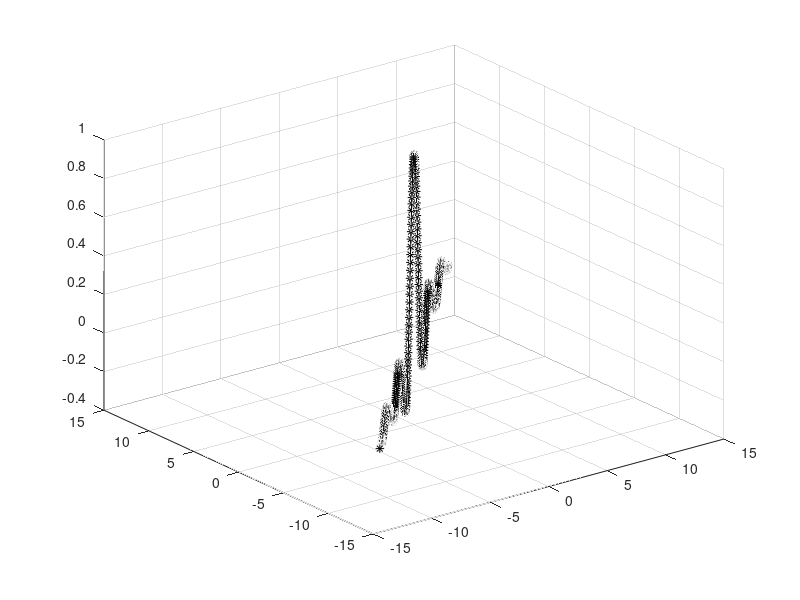
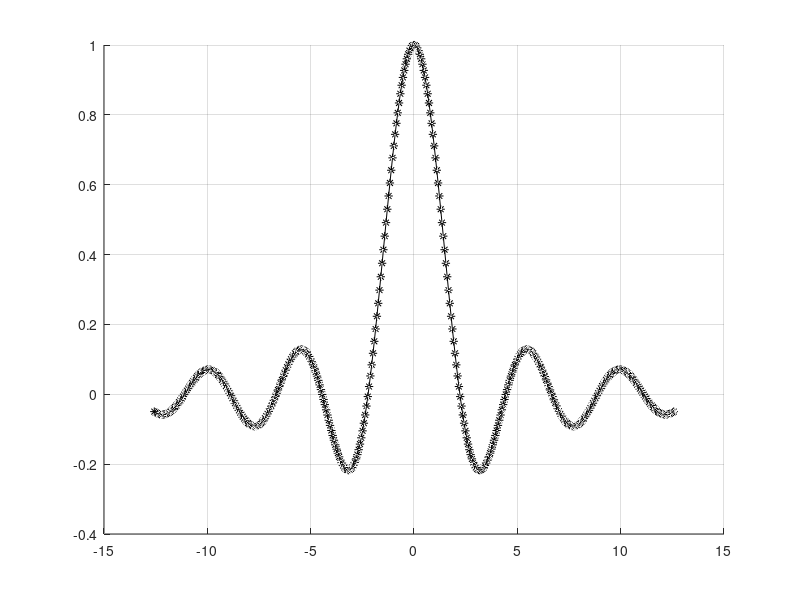
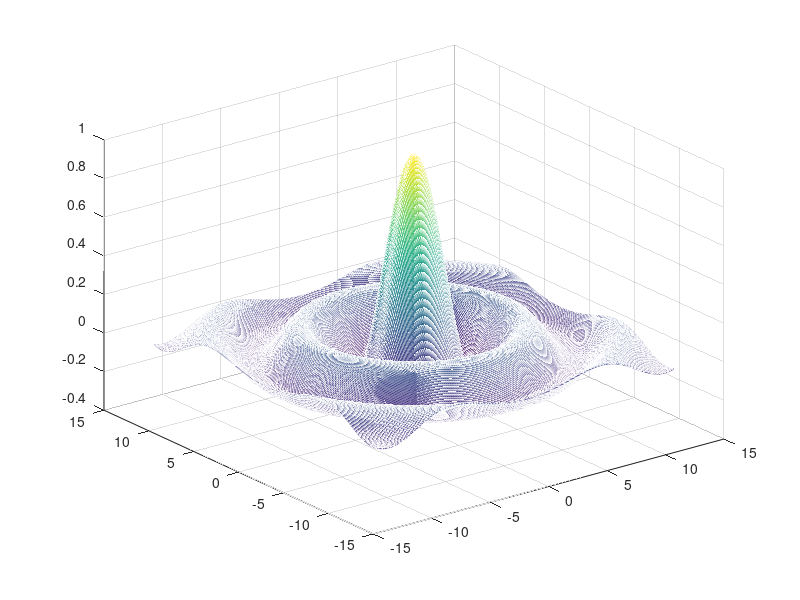
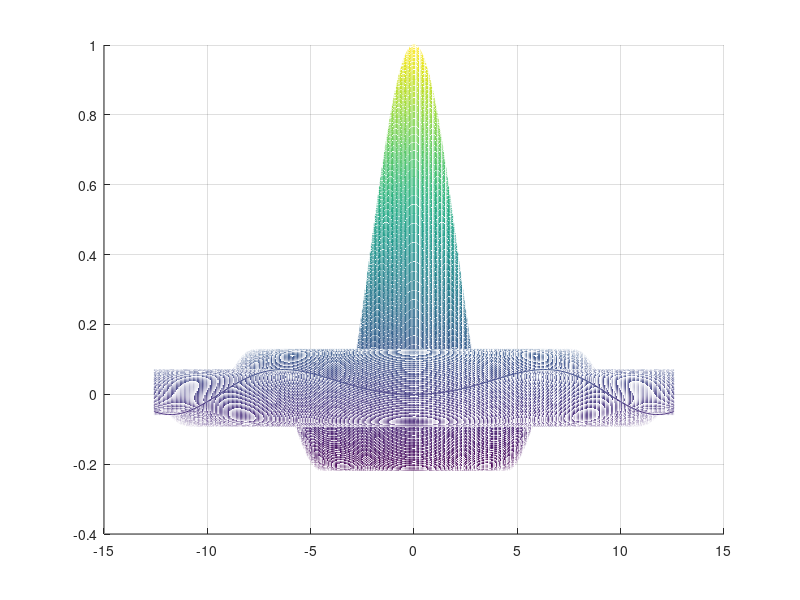

MATLAB code for these plots, in order:
clear all; close all; clc
x = linspace(-4*pi, 4*pi, 400);
y = x;
r = sqrt(x.^2 + y.^2);
z = sin(r) ./ r;
plot3(x,y,z, "-*k")
grid on

% top view: view(0,90)
% side view (x,z): view(0,0)
% side view (y,z): view(90,0)

figure
plot3(x,y,z, "-*k")
grid on
view(0,0)

%% mesh plot
[X, Y] = meshgrid(x,y);
r = sqrt(X.^2 + Y.^2);
z = sin(r) ./ r;
figure
mesh(X, Y, z);

figure
mesh(X, Y, z);
view(0,0)